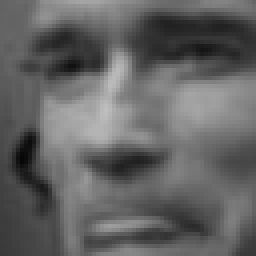
#> input picture data/Arnold_Schwarzenegger_0002.pgm, 64 x 64 px (shown 4 times larger); its folder holds only this picture in this run
$ jupyter execute --allow-errors eigenfaces_analysis.ipynb
#> lines starting #> are read from the running program, lines starting #| are printed output that depends on the picture
[cell 1]
import os
import numpy as np
import matplotlib.pyplot as plt
import matplotlib.image as img
from PIL import Image

[cell 2]
def read_image(path):
    # Reads an image from the determined path
    # The image has to have a bit-depth of 8 (each pixel's value is in the 0-255 range)
#> called with path = 'data/Arnold_Schwarzenegger_0002.pgm'
    img_to_recognize = img.imread(path)
#> img_to_recognize is the input picture: shape (64, 64); min 6, max 190, mean 99.2
    img_to_recognize = Image.fromarray(np.uint8(img_to_recognize))
    img_to_recognize = img_to_recognize.resize((150, 150)) # Resizes the image to the appropriate size
#> img_to_recognize: PIL image 150x150 L
    img_to_recognize = img_to_recognize.convert('L') # Converts it to grayscale
    img_to_recognize = np.array(img_to_recognize) # Converts it into an array
    return img_to_recognize.flatten()/255 # Flattens and normalizes the data

[cell 3]
def display_image(array):
    # Displays the image represented by a flattened array
    resized = np.resize(array, (150, 150))
    fig = plt.imshow(resized, cmap="gray")
    fig.axes.get_xaxis().set_visible(False)
    fig.axes.get_yaxis().set_visible(False)
    fig


def display_image_ind(matrix, index):
    # Displays the image present in the row_{index} of the specified matrix
    resized = np.resize(matrix[index], (150, 150))
    fig = plt.imshow(resized, cmap="gray")
    fig.axes.get_xaxis().set_visible(False)
    fig.axes.get_yaxis().set_visible(False)
    fig


def plot_portraits(images, titles, h, w, n_row, n_col):
    plt.figure(figsize=(2.2 * n_col, 2.2 * n_row))
    plt.subplots_adjust(bottom=0, left=.01, right=.99, top=.90, hspace=.20)
    for i in range(n_row * n_col):
        plt.subplot(n_row, n_col, i + 1)
        plt.imshow(images[i].reshape((h, w)), cmap=plt.cm.gray)
        plt.title(titles[i])
        plt.xticks(())
        plt.yticks(())

[cell 4]
images = [] # List that will house all individual arrays of images, it will become a 2D array later

for file in os.listdir('data'):
    images.append(read_image(os.path.join('data', file)))

[cell 5]
image_matrix = np.row_stack(tuple(images))

[cell 6]
def pca(X):
    # X is the data matrix
    mean = np.mean(X, axis=0)
    centered_data = X-mean
    U, S, Vh = np.linalg.svd(centered_data, full_matrices=False)
#> U = [1]; S = [0]

    return Vh, mean, centered_data, S**2

[cell 7]
Vh, average_matrix, subtracted, eigenvalues = pca(image_matrix)
#> eigenvalues = [0]
#> (the rest of this cell did not finish here and is left out)

#> (a cell that did not finish here is left out)

[cell 9]
percent_eigenvalues = [eigenvalue/np.sum(eigenvalues) for eigenvalue in eigenvalues]
#> percent_eigenvalues = [nan]
count = 0
total_var = 0
var_values = []
for eigenvalue in percent_eigenvalues:
    total_var += eigenvalue
    count += 1
    var_values.append(total_var)
#> this loop made 1 pass
#> after the loop, count = 1; total_var = nan; var_values = [nan]
    # if total_var > 0.95:
    #     break

print("Count:", count, "\nTotal Variance:", total_var)
#| Count: 1
#| Total Variance: nan

[cell 10]
plt.plot(var_values)
plt.xticks(range(0,400,30))
plt.xlim(-1, 400)
# plt.savefig(os.path.join('images', 'accumulated variance.png'))
plt.show()
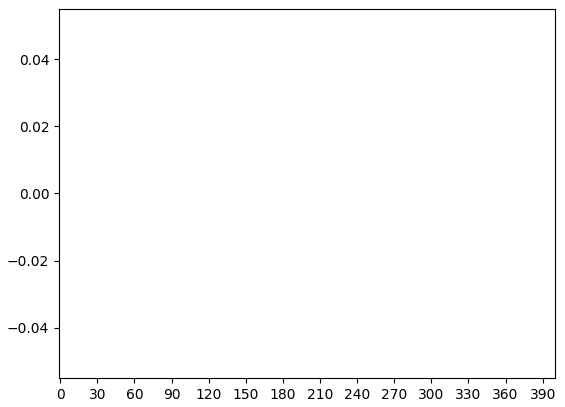
#> figure drawn by matplotlib, 1 panel

[cell 11]
display_image(average_matrix)

# plt.savefig(os.path.join('images', 'average face.png'), bbox_inches='tight')

#> (a cell that did not finish here is left out)

#> (a cell that did not finish here is left out)

# plt.savefig(os.path.join('images', 'original face.png'), bbox_inches='tight')

[cell 14]
def reconstruction(centered_data, eigenfaces, average, h, w, image_index):
#> called with centered_data = array of shape (1, 22500), eigenfaces = array of shape (1, 22500), average = array of shape (22500,), h = 150, w = 150, image_index = 142
    weights = np.dot(centered_data, eigenfaces.T) # Gets the weight significance of each eigenface
#> weights = [0]
    weighted_vectors = np.dot(weights[image_index, :], eigenfaces) # Multiplies each eigenface by its weight
    recovered_image = (average + weighted_vectors).reshape(h, w) # Adds each weighted eigenface to the average face
    return recovered_image

#> (the rest of this cell did not finish here and is left out)

[cell 15]
def reconstruction_outsider(eigenfaces, average, h, w, path):
    outsider = read_image(path) # Reads the image
    outsider = outsider - average # Centralizes the data
    weights = np.dot(outsider, eigenfaces.T) # Gets the weight significance of each eigenface
    weighted_vectors = np.dot(weights, eigenfaces) # Multiplies each eigenface by its weight
    recovered_image = (average + weighted_vectors).reshape(h, w) # Adds each weighted eigenface to the average face
    return recovered_image

[cell 16]
def recognize(path, eig_num, face_limit, person_limit):
    # Path is the file path, eig_num is the amount of wanted eigenfaces on the facespace
    img_to_recognize = read_image(path)
    subtracted_matrix_rec = img_to_recognize - average_matrix # Centralizes the inputted image
    subtracted_matrix_rec = subtracted_matrix_rec.flatten()

    eigenfaces_matrix = Vh[:eig_num,:] # Gets the requested amount of eigenfaces

    weight = subtracted_matrix_rec @ eigenfaces_matrix.T # Gets the eigenface weights

    projection = eigenfaces_matrix.T @ weight # Gets the projection of the image on the facespace

    proj_error = np.linalg.norm(subtracted_matrix_rec - projection)*255 # Gets the projection error


    original_faces_weights = eigenfaces_matrix @ subtracted.T # Gets the eigenface weights of each original face


    dist_in_space = []
    # Checks the distance between the weights
    # of the unknown face and every original face
    for i in range(len(subtracted[:,0])):
        dist = np.linalg.norm(original_faces_weights[:,i] - weight)
        dist_in_space.append(dist)

    dist_in_space = np.array(dist_in_space)

    face_error = dist_in_space.min() # Gets the lowest distance

    guess_index = np.argmin(dist_in_space) # Gets the image tied to that lowest distance

    if proj_error > face_limit: # Checks if the error is higher than the set limit
        guess = "Not a face"
    elif face_error > person_limit:
        guess = "Unknown face"
    else:
        celebrity_photos = os.listdir('data')
        celebrity_names = [name[:name.find('0')-1].replace("_", " ") for name in celebrity_photos] # Gets the names of all images
        guess = celebrity_names[guess_index] # Gets the predicted name

    display_image(image_matrix[guess_index]) # Displays the closest image
    return proj_error, face_error, guess

[cell 17]
name = 'carol7'
path_extra = os.path.join('extra_testing', name + '.jpg')
#> (the rest of this cell did not finish here and is left out)

#> (a cell that did not finish here is left out)

#> (a cell that did not finish here is left out)


[cell 20]
def test_images(path, eig_num, face_error, person_error):
#> called with path = 'data', eig_num = 106, face_error = 3500, person_error = 22.2
    success = 0
#> success = 0
    failure = 0
    not_a_face = 0
    unknown_face = 0
    for file in os.listdir(path):
        path_testing = os.path.join(path, file)
        results = recognize(path_testing, eig_num, face_error, person_error)
#> the loop in recognize (call 2), `for i in range(len(subtracted[:,0])):` made 1 pass
#> results = (0, 0, 'Arnold Schwarzenegger')
        if results[2] == "Not a face":
            not_a_face += 1
        elif results[2] == "Unknown face":
            unknown_face += 1
        elif results[2] == file[:file.find('0')-1].replace("_", " "):
            success += 1
#> success = 1
        else:
            failure += 1

    success = success*100/len(os.listdir(path))
#> success = 100
    failure = failure*100/len(os.listdir(path))
    not_a_face = not_a_face*100/len(os.listdir(path))
    unknown_face = unknown_face*100/len(os.listdir(path))
    return success, failure, not_a_face, unknown_face

[cell 21]
success_rate, failure_rate, not_face_rate, unknown_rate = test_images('data', 106, 3500, 22.2)
#> success_rate = 100; failure_rate = 0; not_face_rate = 0; unknown_rate = 0
success_rate, failure_rate, not_face_rate, unknown_rate
#> Out = (100, 0, 0, 0)
